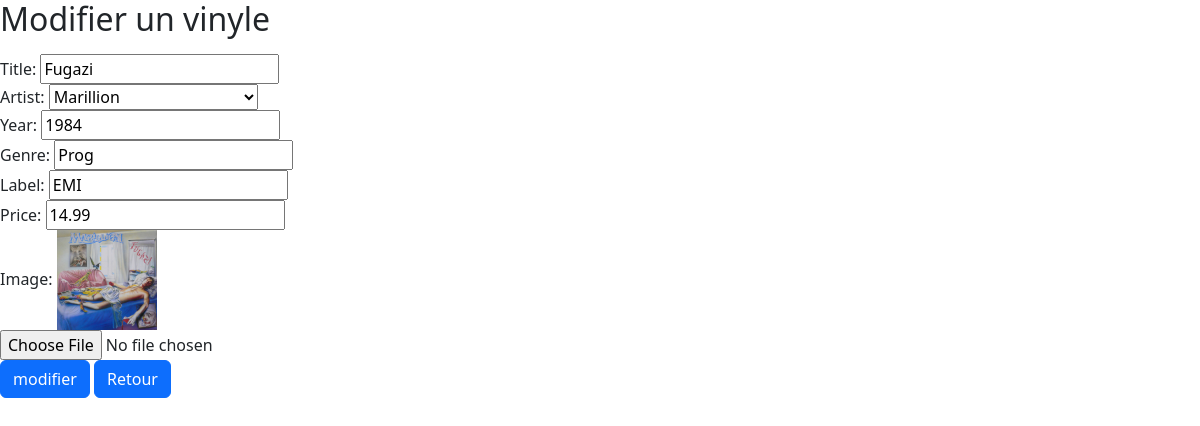
The page /Exos_FS/Exo_Record/modifier.php?disc_id=1 on the database its author committed.
### tables this page shows
CREATE TABLE disc (
	disc_id			INT PRIMARY KEY AUTO_INCREMENT,
	disc_title		VARCHAR(255),
	disc_year		INT,
	disc_picture	VARCHAR(255),
	disc_label		VARCHAR(255),
	disc_genre		VARCHAR(255),
	disc_price		DECIMAL(6,2),
	artist_id		INT NULL,
	FOREIGN KEY (artist_id) REFERENCES artist(artist_id)
);

### Exos_FS/Exo_Record/modifier.php (called while the page is built)
<?php
require_once("header.php");
?>
<?php
require_once("update_form.php");
?>
<?php
require_once("footer.php");
?>

### Exos_FS/Exo_Record/update_script.php (called while the page is built, shortened)
<?php
try {
    $conn = new PDO('mysql:host=localhost;charset=utf8;dbname=record', 'admin', 'Afpa1234');
    $conn->setAttribute(PDO::ATTR_ERRMODE, PDO::ERRMODE_EXCEPTION);
} catch (Exception $e) {
    echo "Erreur : " . $e->getMessage() . "<br>";
    echo "N° :" . $e->getCode();
    die("Fin du script");
}
$disc_id = $_GET['disc_id'];
$sql_select = "SELECT * FROM disc WHERE disc_id = :disc_id";
$stmt = $conn->prepare($sql_select);
$stmt->bindParam(':disc_id', $disc_id);
$stmt->execute();
$disc_info = $stmt->fetch(PDO::FETCH_ASSOC);
?>
<?php
  require_once("update_form.php");
  ?>

### Exos_FS/Exo_Record/update_form.php (the view)
<?php
  require_once("header.php");
  ?>
<?php
  require_once("update_script.php");
  ?>
<h2 class="mb-3">Modifier un vinyle</h2>
<form method="post" action="" enctype="multipart/form-data">
    <label for="new_title">Title:</label>
    <input type="text" id="new_title" name="new_title" value="<?= $disc_info['disc_title']; ?>"><br>
    <label for="new_artist">Artist:</label>
    <select id="new_artist" name="new_artist">
        <?php
        $sql_artists = "SELECT * FROM artist";
        $stmt_artists = $conn->query($sql_artists);
        while ($artist = $stmt_artists->fetch(PDO::FETCH_ASSOC)) {
            $selected = ($disc_info['artist_id'] == $artist['artist_id']) ? 'selected' : '';
            echo "<option value=\"{$artist['artist_id']}\" $selected>{$artist['artist_name']}</option>";
        }
        ?>
    </select><br>
    <label for="new_year">Year:</label>
    <input type="text" id="new_year" name="new_year" value="<?= $disc_info['disc_year']; ?>"><br>
    <label for="new_genre">Genre:</label>
    <input type="text" id="new_genre" name="new_genre" value="<?= $disc_info['disc_genre']; ?>"><br>
    <label for="new_label">Label:</label>
    <input type="text" id="new_label" name="new_label" value="<?= $disc_info['disc_label']; ?>"><br>
    <label for="new_price">Price:</label>
    <input type="text" id="new_price" name="new_price" value="<?= $disc_info['disc_price']; ?>"><br>
    <label for="new_picture">Image:</label>
    <img src="Assets/images/<?= $disc_info['disc_picture']; ?>" width="100" height="100" alt="Current Image"><br>
    <input type="file" id="new_picture" name="new_picture"><br>
    <input type="submit" class=' btn btn-primary' value="modifier">
    <a href="detail.php?disc_id=<?= $disc_id; ?>"><button class=' btn btn-primary'>Retour</button></a>
</form>
<?php
  require_once("footer.php");
  ?>

### rows shown on the page
disc: new_title "Fugazi", new_year "1984", new_genre "Prog", new_label "EMI", new_price "14.99", disc_picture (picture)

### other values the page prints
form field new_artist "Marillion"
